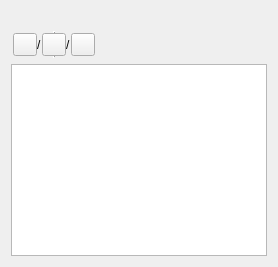
       <widget class="QWidget" name="tab_11">
        <attribute name="icon">
         <iconset>
          <normaloff>../icons/White_blue_icons/storage.png</normaloff>../icons/White_blue_icons/storage.png</iconset>
        </attribute>
        <attribute name="title">
         <string/>
        </attribute>
        <layout class="QGridLayout" name="gridLayout_17">
         <item row="0" column="0" colspan="2">
          <widget class="QLabel" name="current_folder">
           <property name="font">
            <font>
             <weight>75</weight>
             <bold>true</bold>
            </font>
           </property>
           <property name="text">
            <string/>
           </property>
           <property name="alignment">
            <set>Qt::AlignCenter</set>
           </property>
          </widget>
         </item>
         <item row="2" column="0" colspan="2">
          <widget class="QListWidget" name="drive_list">
           <property name="spacing">
            <number>11</number>
           </property>
          </widget>
         </item>
         <item row="1" column="0" colspan="2">
          <widget class="QFrame" name="frame_4">
           <layout class="QGridLayout" name="gridLayout_22">
            <property name="leftMargin">
             <number>0</number>
            </property>
            <property name="topMargin">
             <number>0</number>
            </property>
            <property name="rightMargin">
             <number>0</number>
            </property>
            <property name="bottomMargin">
             <number>0</number>
            </property>
            <property name="spacing">
             <number>0</number>
            </property>
            <item row="0" column="0" alignment="Qt::AlignLeft">
             <widget class="QFrame" name="frame_2">
              <property name="frameShape">
               <enum>QFrame::VLine</enum>
              </property>
              <property name="frameShadow">
               <enum>QFrame::Raised</enum>
              </property>
              <layout class="QHBoxLayout" name="horizontalLayout_2">
               <property name="spacing">
                <number>0</number>
               </property>
               <property name="leftMargin">
                <number>0</number>
               </property>
               <property name="topMargin">
                <number>0</number>
               </property>
               <property name="rightMargin">
                <number>0</number>
               </property>
               <property name="bottomMargin">
                <number>0</number>
               </property>
               <item>
                <widget class="QToolButton" name="folder_l3">
                 <property name="styleSheet">
                  <string notr="true">border-width: 0px;</string>
                 </property>
                 <property name="text">
                  <string/>
                 </property>
                </widget>
               </item>
               <item>
                <widget class="QLabel" name="drive_path_hash_2">
                 <property name="sizePolicy">
                  <sizepolicy hsizetype="Fixed" vsizetype="Preferred">
                   <horstretch>0</horstretch>
                   <verstretch>0</verstretch>
                  </sizepolicy>
                 </property>
                 <property name="text">
                  <string>/</string>
                 </property>
                </widget>
               </item>
               <item>
                <widget class="QToolButton" name="folder_l2">
                 <property name="styleSheet">
                  <string notr="true">border-width: 0px;</string>
                 </property>
                 <property name="text">
                  <string/>
                 </property>
                </widget>
               </item>
               <item>
                <widget class="QLabel" name="drive_path_hash_1">
                 <property name="sizePolicy">
                  <sizepolicy hsizetype="Fixed" vsizetype="Preferred">
                   <horstretch>0</horstretch>
                   <verstretch>0</verstretch>
                  </sizepolicy>
                 </property>
                 <property name="text">
                  <string>/</string>
                 </property>
                </widget>
               </item>
               <item>
                <widget class="QToolButton" name="folder_l1">
                 <property name="styleSheet">
                  <string notr="true">border-width: 0px;</string>
                 </property>
                 <property name="text">
                  <string/>
                 </property>
                </widget>
               </item>
              </layout>
             </widget>
            </item>
           </layout>
          </widget>
         </item>
        </layout>
       </widget>
